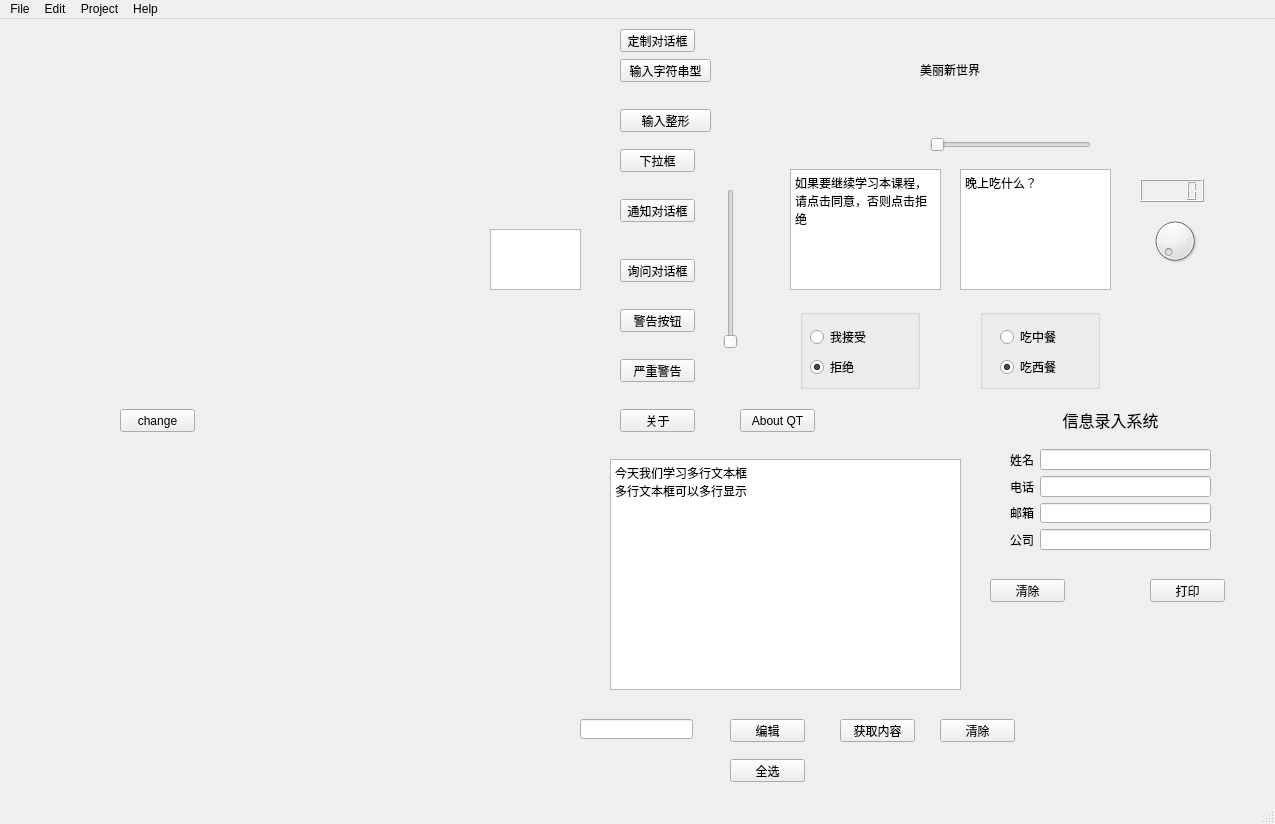
<?xml version="1.0" encoding="UTF-8"?>
<ui version="4.0">
 <class>MainWindow</class>
 <widget class="QMainWindow" name="MainWindow">
  <property name="geometry">
   <rect>
    <x>0</x>
    <y>0</y>
    <width>1275</width>
    <height>824</height>
   </rect>
  </property>
  <property name="windowTitle">
   <string>MainWindow</string>
  </property>
  <widget class="QWidget" name="centralWidget">
   <widget class="QWidget" name="formLayoutWidget">
    <property name="geometry">
     <rect>
      <x>1010</x>
      <y>430</y>
      <width>201</width>
      <height>101</height>
     </rect>
    </property>
    <layout class="QFormLayout" name="formLayout">
     <item row="0" column="0">
      <widget class="QLabel" name="label">
       <property name="text">
        <string>姓名</string>
       </property>
      </widget>
     </item>
     <item row="1" column="0">
      <widget class="QLabel" name="label_2">
       <property name="text">
        <string>电话</string>
       </property>
      </widget>
     </item>
     <item row="2" column="0">
      <widget class="QLabel" name="label_3">
       <property name="text">
        <string>邮箱</string>
       </property>
      </widget>
     </item>
     <item row="3" column="0">
      <widget class="QLabel" name="label_4">
       <property name="text">
        <string>公司</string>
       </property>
      </widget>
     </item>
     <item row="0" column="1">
      <widget class="QLineEdit" name="lineEdit"/>
     </item>
     <item row="1" column="1">
      <widget class="QLineEdit" name="lineEdit_2"/>
     </item>
     <item row="2" column="1">
      <widget class="QLineEdit" name="lineEdit_3"/>
     </item>
     <item row="3" column="1">
      <widget class="QLineEdit" name="lineEdit_4"/>
     </item>
    </layout>
   </widget>
   <widget class="QLabel" name="label_5">
    <property name="geometry">
     <rect>
      <x>980</x>
      <y>380</y>
      <width>261</width>
      <height>41</height>
     </rect>
    </property>
    <property name="font">
     <font>
      <family>华文中宋</family>
      <pointsize>12</pointsize>
     </font>
    </property>
    <property name="text">
     <string>信息录入系统</string>
    </property>
    <property name="alignment">
     <set>Qt::AlignCenter</set>
    </property>
   </widget>
   <widget class="QPushButton" name="pushButton">
    <property name="geometry">
     <rect>
      <x>990</x>
      <y>560</y>
      <width>75</width>
      <height>23</height>
     </rect>
    </property>
    <property name="text">
     <string>清除</string>
    </property>
   </widget>
   <widget class="QPushButton" name="pushButton_2">
    <property name="geometry">
     <rect>
      <x>1150</x>
      <y>560</y>
      <width>75</width>
      <height>23</height>
     </rect>
    </property>
    <property name="text">
     <string>打印</string>
    </property>
   </widget>
   <widget class="QTextBrowser" name="textBrowser">
    <property name="geometry">
     <rect>
      <x>610</x>
      <y>440</y>
      <width>351</width>
      <height>231</height>
     </rect>
    </property>
    <property name="html">
     <string>&lt;!DOCTYPE HTML PUBLIC &quot;-//W3C//DTD HTML 4.0//EN&quot; &quot;http://www.w3.org/TR/REC-html40/strict.dtd&quot;&gt;
&lt;html&gt;&lt;head&gt;&lt;meta name=&quot;qrichtext&quot; content=&quot;1&quot; /&gt;&lt;style type=&quot;text/css&quot;&gt;
p, li { white-space: pre-wrap; }
&lt;/style&gt;&lt;/head&gt;&lt;body style=&quot; font-family:'SimSun'; font-size:9pt; font-weight:400; font-style:normal;&quot;&gt;
&lt;p style=&quot; margin-top:0px; margin-bottom:0px; margin-left:0px; margin-right:0px; -qt-block-indent:0; text-indent:0px;&quot;&gt;今天我们学习多行文本框&lt;/p&gt;
&lt;p style=&quot; margin-top:0px; margin-bottom:0px; margin-left:0px; margin-right:0px; -qt-block-indent:0; text-indent:0px;&quot;&gt;多行文本框可以多行显示&lt;/p&gt;&lt;/body&gt;&lt;/html&gt;</string>
    </property>
   </widget>
   <widget class="QLineEdit" name="lineEdit_5">
    <property name="geometry">
     <rect>
      <x>580</x>
      <y>700</y>
      <width>113</width>
      <height>20</height>
     </rect>
    </property>
   </widget>
   <widget class="QPushButton" name="pushButton_3">
    <property name="geometry">
     <rect>
      <x>730</x>
      <y>700</y>
      <width>75</width>
      <height>23</height>
     </rect>
    </property>
    <property name="text">
     <string>编辑</string>
    </property>
   </widget>
   <widget class="QPushButton" name="pushButton_4">
    <property name="geometry">
     <rect>
      <x>840</x>
      <y>700</y>
      <width>75</width>
      <height>23</height>
     </rect>
    </property>
    <property name="text">
     <string>获取内容</string>
    </property>
   </widget>
   <widget class="QPushButton" name="pushButton_5">
    <property name="geometry">
     <rect>
      <x>940</x>
      <y>700</y>
      <width>75</width>
      <height>23</height>
     </rect>
    </property>
    <property name="text">
     <string>清除</string>
    </property>
   </widget>
   <widget class="QPushButton" name="pushButton_6">
    <property name="geometry">
     <rect>
      <x>730</x>
      <y>740</y>
      <width>75</width>
      <height>23</height>
     </rect>
    </property>
    <property name="text">
     <string>全选</string>
    </property>
   </widget>
   <widget class="QTextBrowser" name="textBrowser_2">
    <property name="geometry">
     <rect>
      <x>790</x>
      <y>150</y>
      <width>151</width>
      <height>121</height>
     </rect>
    </property>
    <property name="readOnly">
     <bool>false</bool>
    </property>
    <property name="html">
     <string>&lt;!DOCTYPE HTML PUBLIC &quot;-//W3C//DTD HTML 4.0//EN&quot; &quot;http://www.w3.org/TR/REC-html40/strict.dtd&quot;&gt;
&lt;html&gt;&lt;head&gt;&lt;meta name=&quot;qrichtext&quot; content=&quot;1&quot; /&gt;&lt;style type=&quot;text/css&quot;&gt;
p, li { white-space: pre-wrap; }
&lt;/style&gt;&lt;/head&gt;&lt;body style=&quot; font-family:'SimSun'; font-size:9pt; font-weight:400; font-style:normal;&quot;&gt;
&lt;p style=&quot; margin-top:0px; margin-bottom:0px; margin-left:0px; margin-right:0px; -qt-block-indent:0; text-indent:0px;&quot;&gt;如果要继续学习本课程，请点击同意，否则点击拒绝&lt;/p&gt;&lt;/body&gt;&lt;/html&gt;</string>
    </property>
   </widget>
   <widget class="QTextBrowser" name="textBrowser_3">
    <property name="geometry">
     <rect>
      <x>960</x>
      <y>150</y>
      <width>151</width>
      <height>121</height>
     </rect>
    </property>
    <property name="readOnly">
     <bool>false</bool>
    </property>
    <property name="html">
     <string>&lt;!DOCTYPE HTML PUBLIC &quot;-//W3C//DTD HTML 4.0//EN&quot; &quot;http://www.w3.org/TR/REC-html40/strict.dtd&quot;&gt;
&lt;html&gt;&lt;head&gt;&lt;meta name=&quot;qrichtext&quot; content=&quot;1&quot; /&gt;&lt;style type=&quot;text/css&quot;&gt;
p, li { white-space: pre-wrap; }
&lt;/style&gt;&lt;/head&gt;&lt;body style=&quot; font-family:'SimSun'; font-size:9pt; font-weight:400; font-style:normal;&quot;&gt;
&lt;p style=&quot; margin-top:0px; margin-bottom:0px; margin-left:0px; margin-right:0px; -qt-block-indent:0; text-indent:0px;&quot;&gt;晚上吃什么？&lt;/p&gt;&lt;/body&gt;&lt;/html&gt;</string>
    </property>
   </widget>
   <widget class="QGroupBox" name="groupBox">
    <property name="geometry">
     <rect>
      <x>800</x>
      <y>290</y>
      <width>120</width>
      <height>80</height>
     </rect>
    </property>
    <property name="title">
     <string/>
    </property>
    <widget class="QRadioButton" name="radioButton_2">
     <property name="geometry">
      <rect>
       <x>10</x>
       <y>50</y>
       <width>89</width>
       <height>16</height>
      </rect>
     </property>
     <property name="text">
      <string>拒绝</string>
     </property>
     <property name="checked">
      <bool>true</bool>
     </property>
    </widget>
    <widget class="QRadioButton" name="radioButton">
     <property name="geometry">
      <rect>
       <x>10</x>
       <y>20</y>
       <width>89</width>
       <height>16</height>
      </rect>
     </property>
     <property name="text">
      <string>我接受</string>
     </property>
    </widget>
   </widget>
   <widget class="QGroupBox" name="groupBox_2">
    <property name="geometry">
     <rect>
      <x>980</x>
      <y>290</y>
      <width>120</width>
      <height>80</height>
     </rect>
    </property>
    <property name="title">
     <string/>
    </property>
    <widget class="QRadioButton" name="radioButton_5">
     <property name="geometry">
      <rect>
       <x>20</x>
       <y>50</y>
       <width>89</width>
       <height>16</height>
      </rect>
     </property>
     <property name="text">
      <string>吃西餐</string>
     </property>
     <property name="checked">
      <bool>true</bool>
     </property>
    </widget>
    <widget class="QRadioButton" name="radioButton_4">
     <property name="geometry">
      <rect>
       <x>20</x>
       <y>20</y>
       <width>89</width>
       <height>16</height>
      </rect>
     </property>
     <property name="text">
      <string>吃中餐</string>
     </property>
     <property name="checked">
      <bool>false</bool>
     </property>
    </widget>
   </widget>
   <widget class="QDial" name="dial">
    <property name="geometry">
     <rect>
      <x>1150</x>
      <y>190</y>
      <width>50</width>
      <height>64</height>
     </rect>
    </property>
   </widget>
   <widget class="QLCDNumber" name="lcdNumber">
    <property name="geometry">
     <rect>
      <x>1140</x>
      <y>160</y>
      <width>64</width>
      <height>23</height>
     </rect>
    </property>
   </widget>
   <widget class="QSlider" name="horizontalSlider">
    <property name="geometry">
     <rect>
      <x>930</x>
      <y>110</y>
      <width>161</width>
      <height>31</height>
     </rect>
    </property>
    <property name="minimum">
     <number>6</number>
    </property>
    <property name="maximum">
     <number>72</number>
    </property>
    <property name="orientation">
     <enum>Qt::Horizontal</enum>
    </property>
   </widget>
   <widget class="QSlider" name="verticalSlider">
    <property name="geometry">
     <rect>
      <x>720</x>
      <y>170</y>
      <width>22</width>
      <height>160</height>
     </rect>
    </property>
    <property name="orientation">
     <enum>Qt::Vertical</enum>
    </property>
   </widget>
   <widget class="QLabel" name="label_6">
    <property name="geometry">
     <rect>
      <x>920</x>
      <y>0</y>
      <width>261</width>
      <height>101</height>
     </rect>
    </property>
    <property name="text">
     <string>美丽新世界</string>
    </property>
   </widget>
   <widget class="QPushButton" name="pushButton_7">
    <property name="geometry">
     <rect>
      <x>620</x>
      <y>180</y>
      <width>75</width>
      <height>23</height>
     </rect>
    </property>
    <property name="text">
     <string>通知对话框</string>
    </property>
   </widget>
   <widget class="QPushButton" name="pushButton_8">
    <property name="geometry">
     <rect>
      <x>620</x>
      <y>240</y>
      <width>75</width>
      <height>23</height>
     </rect>
    </property>
    <property name="text">
     <string>询问对话框</string>
    </property>
   </widget>
   <widget class="QPushButton" name="pushButton_9">
    <property name="geometry">
     <rect>
      <x>620</x>
      <y>290</y>
      <width>75</width>
      <height>23</height>
     </rect>
    </property>
    <property name="text">
     <string>警告按钮</string>
    </property>
   </widget>
   <widget class="QPushButton" name="pushButton_10">
    <property name="geometry">
     <rect>
      <x>620</x>
      <y>340</y>
      <width>75</width>
      <height>23</height>
     </rect>
    </property>
    <property name="text">
     <string>严重警告</string>
    </property>
   </widget>
   <widget class="QPushButton" name="pushButton_11">
    <property name="geometry">
     <rect>
      <x>620</x>
      <y>390</y>
      <width>75</width>
      <height>23</height>
     </rect>
    </property>
    <property name="text">
     <string>关于</string>
    </property>
   </widget>
   <widget class="QPushButton" name="pushButton_12">
    <property name="geometry">
     <rect>
      <x>740</x>
      <y>390</y>
      <width>75</width>
      <height>23</height>
     </rect>
    </property>
    <property name="text">
     <string>About QT</string>
    </property>
   </widget>
   <widget class="QPushButton" name="pushButton_13">
    <property name="geometry">
     <rect>
      <x>620</x>
      <y>40</y>
      <width>91</width>
      <height>23</height>
     </rect>
    </property>
    <property name="text">
     <string>输入字符串型</string>
    </property>
   </widget>
   <widget class="QPushButton" name="pushButton_14">
    <property name="geometry">
     <rect>
      <x>620</x>
      <y>90</y>
      <width>91</width>
      <height>23</height>
     </rect>
    </property>
    <property name="text">
     <string>输入整形</string>
    </property>
   </widget>
   <widget class="QPushButton" name="pushButton_15">
    <property name="geometry">
     <rect>
      <x>620</x>
      <y>130</y>
      <width>75</width>
      <height>23</height>
     </rect>
    </property>
    <property name="text">
     <string>下拉框</string>
    </property>
   </widget>
   <widget class="QPushButton" name="pushButton_16">
    <property name="geometry">
     <rect>
      <x>620</x>
      <y>10</y>
      <width>75</width>
      <height>23</height>
     </rect>
    </property>
    <property name="text">
     <string>定制对话框</string>
    </property>
   </widget>
   <widget class="QGraphicsView" name="graphicsView">
    <property name="geometry">
     <rect>
      <x>490</x>
      <y>210</y>
      <width>91</width>
      <height>61</height>
     </rect>
    </property>
    <property name="styleSheet">
     <string notr="true">border-image: url(:/my_pic/1.jpg);</string>
    </property>
   </widget>
   <widget class="QLabel" name="label_7">
    <property name="geometry">
     <rect>
      <x>60</x>
      <y>150</y>
      <width>241</width>
      <height>241</height>
     </rect>
    </property>
    <property name="styleSheet">
     <string notr="true">image: url(:/pic/2.jpg);</string>
    </property>
    <property name="text">
     <string/>
    </property>
   </widget>
   <widget class="QPushButton" name="pushButton_17">
    <property name="geometry">
     <rect>
      <x>120</x>
      <y>390</y>
      <width>75</width>
      <height>23</height>
     </rect>
    </property>
    <property name="text">
     <string>change</string>
    </property>
   </widget>
  </widget>
  <widget class="QMenuBar" name="menuBar">
   <property name="geometry">
    <rect>
     <x>0</x>
     <y>0</y>
     <width>1275</width>
     <height>23</height>
    </rect>
   </property>
   <widget class="QMenu" name="menuFile">
    <property name="title">
     <string>File</string>
    </property>
    <addaction name="actionOpen"/>
    <addaction name="actionSave"/>
    <addaction name="actionQuit"/>
    <addaction name="actionClose"/>
   </widget>
   <widget class="QMenu" name="menuEdit">
    <property name="title">
     <string>Edit</string>
    </property>
    <addaction name="actionCopy"/>
    <addaction name="actionPaste"/>
    <addaction name="actionCut"/>
   </widget>
   <widget class="QMenu" name="menuProject">
    <property name="title">
     <string>Project</string>
    </property>
    <addaction name="actionCreate_Project"/>
    <addaction name="actionImport_Project"/>
    <addaction name="actionAdd_Project"/>
   </widget>
   <widget class="QMenu" name="menuHelp">
    <property name="title">
     <string>Help</string>
    </property>
    <addaction name="actionAbout"/>
    <addaction name="actionIntroduction"/>
    <addaction name="actionContact_us"/>
    <addaction name="actionRegistry"/>
   </widget>
   <addaction name="menuFile"/>
   <addaction name="menuEdit"/>
   <addaction name="menuProject"/>
   <addaction name="menuHelp"/>
  </widget>
  <widget class="QStatusBar" name="statusBar"/>
  <action name="actionOpen">
   <property name="icon">
    <iconset>
     <normalon>:/pic/icon/open.png</normalon>
    </iconset>
   </property>
   <property name="text">
    <string>Open</string>
   </property>
  </action>
  <action name="actionClose">
   <property name="icon">
    <iconset>
     <normalon>:/pic/icon/close.png</normalon>
    </iconset>
   </property>
   <property name="text">
    <string>Close</string>
   </property>
  </action>
  <action name="actionSave">
   <property name="icon">
    <iconset>
     <normalon>:/pic/icon/save.png</normalon>
    </iconset>
   </property>
   <property name="text">
    <string>Save</string>
   </property>
  </action>
  <action name="actionQuit">
   <property name="icon">
    <iconset>
     <normalon>:/pic/icon/quit.png</normalon>
    </iconset>
   </property>
   <property name="text">
    <string>Quit</string>
   </property>
  </action>
  <action name="actionCopy">
   <property name="icon">
    <iconset>
     <normalon>:/pic/icon/copy.png</normalon>
    </iconset>
   </property>
   <property name="text">
    <string>Copy</string>
   </property>
  </action>
  <action name="actionPaste">
   <property name="icon">
    <iconset>
     <normalon>:/pic/icon/paste.png</normalon>
    </iconset>
   </property>
   <property name="text">
    <string>Paste</string>
   </property>
  </action>
  <action name="actionCut">
   <property name="icon">
    <iconset>
     <normalon>:/pic/icon/cut.png</normalon>
    </iconset>
   </property>
   <property name="text">
    <string>Cut</string>
   </property>
  </action>
  <action name="actionCreate_Project">
   <property name="text">
    <string>Create Project</string>
   </property>
  </action>
  <action name="actionImport_Project">
   <property name="icon">
    <iconset>
     <normalon>:/pic/icon/import.png</normalon>
    </iconset>
   </property>
   <property name="text">
    <string>Import Project</string>
   </property>
  </action>
  <action name="actionAdd_Project">
   <property name="text">
    <string>Add Project</string>
   </property>
  </action>
  <action name="actionAbout">
   <property name="text">
    <string>About</string>
   </property>
  </action>
  <action name="actionIntroduction">
   <property name="text">
    <string>Introduction</string>
   </property>
  </action>
  <action name="actionContact_us">
   <property name="icon">
    <iconset>
     <normalon>:/pic/icon/Contact.png</normalon>
    </iconset>
   </property>
   <property name="text">
    <string>Contact us</string>
   </property>
  </action>
  <action name="actionRegistry">
   <property name="text">
    <string>Registry</string>
   </property>
  </action>
 </widget>
 <resources>
  <include location="pic1.qrc"/>
 </resources>
 <connections>
  <connection>
   <sender>pushButton_5</sender>
   <signal>clicked()</signal>
   <receiver>textBrowser</receiver>
   <slot>clear()</slot>
   <hints>
    <hint type="sourcelabel">
     <x>441</x>
     <y>409</y>
    </hint>
    <hint type="destinationlabel">
     <x>409</x>
     <y>331</y>
    </hint>
   </hints>
  </connection>
  <connection>
   <sender>pushButton_6</sender>
   <signal>clicked()</signal>
   <receiver>textBrowser</receiver>
   <slot>selectAll()</slot>
   <hints>
    <hint type="sourcelabel">
     <x>223</x>
     <y>444</y>
    </hint>
    <hint type="destinationlabel">
     <x>167</x>
     <y>330</y>
    </hint>
   </hints>
  </connection>
 </connections>
</ui>
